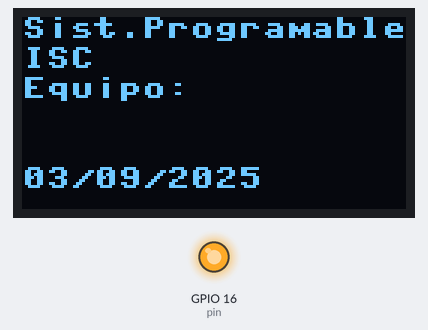
Bench run of a program on a simulated ESP32 board running MicroPython. Parts: 128×64 one-colour display, output pins drawn as LEDs (lit = HIGH). Library files of the repository ran but are not shown: ssd1306.py. At 17.5 s the program stops and its outputs stay as they are.

Above: at 0.23 s.
At 4.22 s:
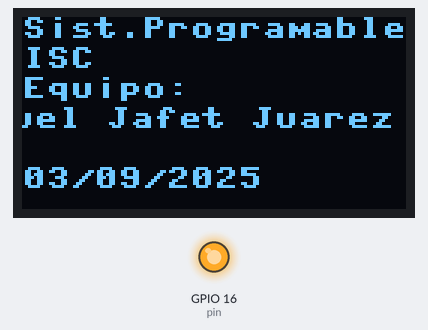
At 8.52 s:
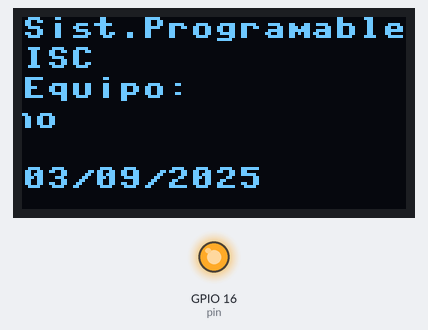
At 17.14 s:
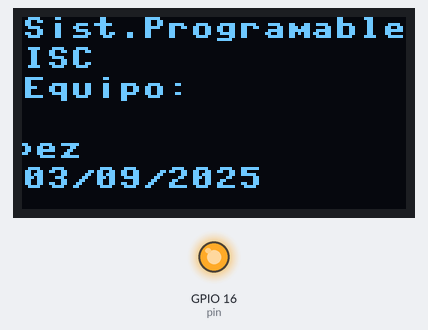
Timing chart, 0 to 18.6 s (numbered marks = the images above):
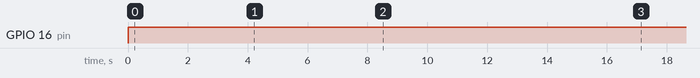

Measured:
- by itself, GPIO 16 (pin): LOW → HIGH at 0.00 s

The program:

Datos.py
```python
# Integrantes:
# Samuel Jafet Juárez Baliño
# Iván Alejandro Cadena López

# Objetivo: Mostrar texto referente a los integrantes del equipo y la materia en una pantalla OLED utilizando MicroPython en un ESP32,
# permitiendo un efecto de desplazamiento horizontal (scroll) del texto para los nombres u textos cuyo
# ancho exceda el espacio habitual de la pantalla.

# Se importan las clases Pin y SoftI2C del módulo machine. Pin se usa para controlar los pines GPIO del ESP32,
# mientras que SoftI2C implementa el protocolo de comunicación I2C por software
from machine import Pin, SoftI2C
import ssd1306 # Se importa el módulo ssd1306 para controlar la pantalla OLED
from time import sleep # Se importa sleep para crear pausas en segundos

# Configuración del I2C con los pines GPIO15 (SCL, línea de reloj) y GPIO4 (SDA, línea de datos)
i2c = SoftI2C(scl=Pin(15), sda=Pin(4))

# Configuración del pin GPIO16 como salida para resetear el OLED
pin = Pin(16, Pin.OUT)
pin.value(0) # Configura GPIO16 en bajo para resetear el OLED
pin.value(1) # Configura GPIO16 en alto para activar el OLED

oled_ancho = 128 # Se define el ancho del OLED
oled_alto = 64 # Se define el alto del OLED

# Se crea el objeto que representa la pantalla OLED, especificando sus dimensiones y el bus I2C para comunicarse con ella
oled = ssd1306.SSD1306_I2C(oled_ancho, oled_alto, i2c)

# Función para crear efecto de desplazamiento horizontal del texto (scroll)
def scroll_text(text, y=0, delay=0.05):
    global oled # Permite acceder a la variable global oled desde dentro de la función
    global oled_ancho # Permite acceder a la variable global oled_ancho desde dentro de la función

    # Calcula el ancho aproximado del texto en píxeles (8 píxeles por carácter)
    ancho_texto = len(text) * 8

    # Bucle que mueve el texto desde la derecha hacia la izquierda
    # Inicia desde oled_ancho (fuera del borde derecho) hasta -ancho_texto (completamente fuera del borde izquierdo)
    for x in range(oled_ancho, -ancho_texto, -1):
        # Limpia una franja horizontal de 8 píxeles de alto en la posición y especificada
        oled.fill_rect(0, y, oled_ancho, 8, 0)
        oled.text(text, x, y) # Dibuja el texto en la nueva posición (x, y)
        oled.show() # Actualiza la pantalla para mostrar el texto en su nueva posición
        sleep(delay) # Pausa para controlar la velocidad del desplazamiento


oled.fill(0) # Limpia toda la pantalla
# Dibuja texto estático en diferentes posiciones de la pantalla
oled.text('Sist.Programables', 0, 0)
oled.text('ISC', 0, 10)
oled.text('Equipo:', 0, 20)
oled.text('03/09/2025', 0, 50)
oled.show() # Actualiza la pantalla para mostrar el texto estático

# Ejecuta el efecto de scroll para mostrar los nombres de los integrantes del equipo
scroll_text('Samuel Jafet Juarez Balino', y=30, delay=0.001)
scroll_text('Ivan Alejandro Cadena Lopez', y=40, delay=0.001)
```
